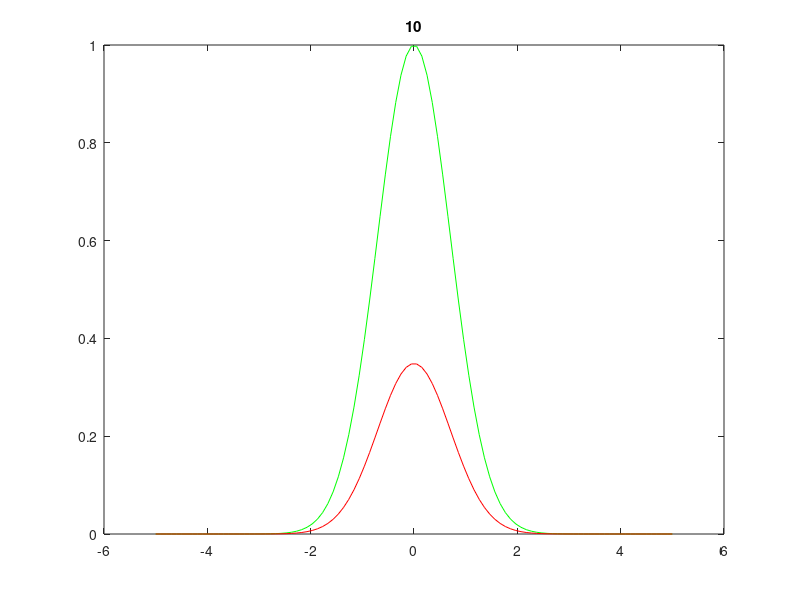

The MATLAB script that drew this image:
clear, figure(1), clf

% PHYSICS
Lx  = 10.0;
tau = 1.0;

% NUMERICS
Nx = 100;
dt = tau / 10;

% PREPROCESSING
dX = Lx / (Nx - 1);
x  = (-Lx / 2) : dX : (Lx / 2);

% INITIAL CONDITIONS
P  = exp(-x .* x);
P0 = P;

% ACTION LOOP
for it = 1:10
  dPdt = -P / tau;
  P    = P + dPdt * dt;
% POSTPROCESSING
  plot(x, P0, 'g', x, P, 'r'), title(it), drawnow
end
